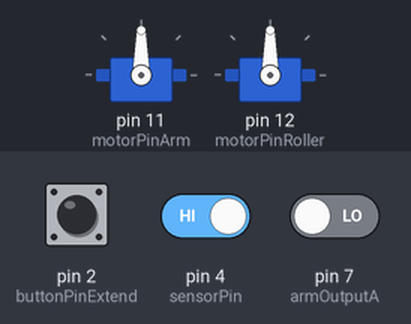
The sketch below on a simulated Arduino Uno, built with avr-gcc and run on an emulated ATmega328P. Parts: 2 × servo. Inputs (shaded band) come from the test bench; at power-on: pin 2 (buttonPinExtend) HIGH, pin 4 (sensorPin) HIGH, pin 7 (armOutputA) LOW.

Above: at 1.2 s.
1.3 s: pin 2 (buttonPinExtend) pulled LOW for 0.15 s
At 2.5 s:
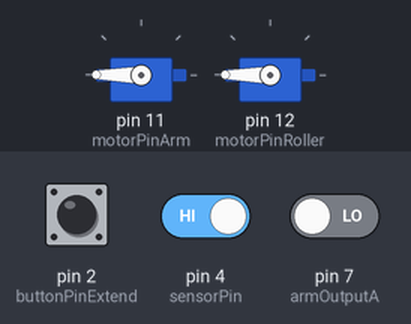
2.9 s: pin 4 (sensorPin) driven LOW
At 3.8 s:
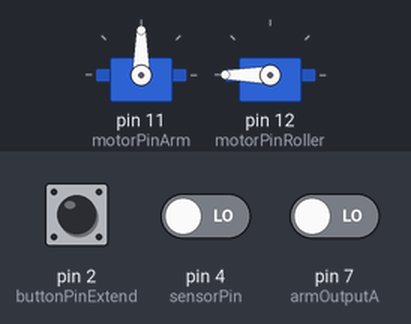
4.4 s: pin 2 (buttonPinExtend) pulled LOW for 1 s
At 5.7 s:
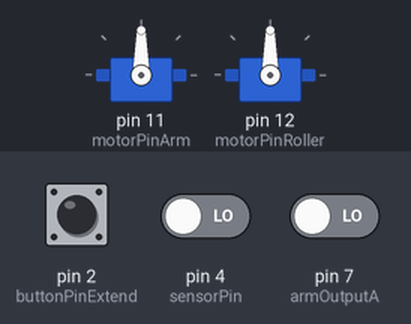
6.9 s: pin 2 (buttonPinExtend) pulled LOW for 3.2 s
At 8.8 s:
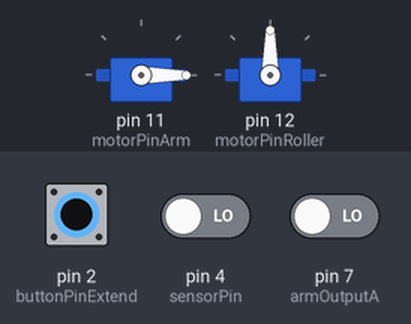
Timing chart, 0 to 12.4 s (numbered marks = the images above; inputs shaded):
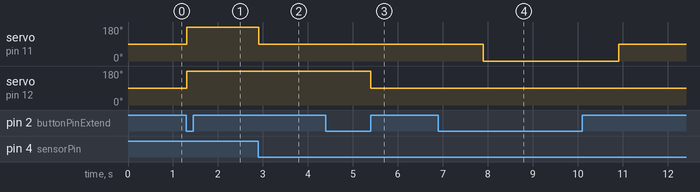

The sketch:

OldCode.ino
```cpp
#include <Servo.h>  //This comes with the Arduino
#define armOutputA 7 //motorControler outputA
#define armOutputB 8 //motorControler outputB
#define motorPinArm 11 //pin for arm motor
#define motorPinRoller 12 //pin for roller motor
#define ARMPOSMAX 200 //max distance that arm can extend
#define sensorPin 4 //IR sensor to detect can on shelf
#define sensorPin1 5 //IR sensor to detect can dropping into robot

#define buttonPinExtend 2 //testing button

Servo MotorArm;
Servo MotorRoller;

int motorArmPos = 0; //starting position of the motorArm
int armOutputACurState; //current state of outputA
int armOutputAPrevState; //previous state of outputA

int sensorState = 0; //current sensor state
int prevSensorState = 0; //previous sensor state

int buttonStateExtend = 0; // variable for reading the pushbutton status

int MotorMaxForward = 2000; //this might not actually be forward
int MotorMaxReverse = 1000; //this might not actually be reverse
int MotorStop = 1500;       //this is definitely stop (if the Motor is calibrated right)

int state = 0; //which case of the switch statement we are in
int cans = 0; //number of cans to collect

void setup() {
  MotorArm.attach(motorPinArm, 1000, 2000);
  MotorArm.writeMicroseconds(MotorStop); //make sure the motor is stopped initially

  MotorRoller.attach(motorPinRoller, 1000, 2000);
  MotorRoller.writeMicroseconds(MotorStop); //make sure the motor is stopped initially

  pinMode(buttonPinExtend, INPUT_PULLUP);

  pinMode (armOutputA, INPUT);
  pinMode (armOutputB, INPUT);

  pinMode(sensorPin, INPUT_PULLUP);

  Serial.begin(9600);

  // Reads the initial state of the motorArmOutputA
  armOutputAPrevState = digitalRead(armOutputA);
}

void loop() {
  buttonStateExtend = digitalRead(buttonPinExtend);
  sensorState = digitalRead(sensorPin);

  collectCans(3);

  if (buttonStateExtend == LOW && state == 0) { //HIGH BUTTON STATE MEANS PRESSED
    state = 1;
  }

  if (!sensorState && state == 1) {
    state = 2;
  }

  if (buttonStateExtend == LOW && state == 2) { //HIGH BUTTON STATE MEANS PRESSED
    state = 3;
    delay(1000);
  }

  if (buttonStateExtend == LOW && state == 3) { //HIGH BUTTON STATE MEANS PRESSED
    //state = 0;
    //delay(1000);
  }

}


void collectCans(int cans) {
  switch (state) {


    case 0: //both motors off
      MotorArm.writeMicroseconds(MotorStop);
      MotorRoller.writeMicroseconds(MotorStop);
      break;


    case 1: //arm extend && rollers on
      armOutputACurState = digitalRead(armOutputA); // Reads the "current" state of the armOutputA

      // If the previous and the current state of the armOutputA are different, that means a Pulse has occured
      if (armOutputACurState && !armOutputAPrevState) {

        // If the armOutputB state is different to the armOutputA state, that means the encoder is rotating clockwise
        if (!digitalRead(armOutputB)) {
          motorArmPos ++;
        } else { //anticlockwise
          motorArmPos --;
        }
        Serial.print("Position: ");
        Serial.println(motorArmPos);
      }
      armOutputAPrevState = armOutputACurState; //Updates the previous state of the armOutputA with the current state

      //If motors have reached the back wall, go to state 3
      if (motorArmPos >= ARMPOSMAX)
        state = 3;

      MotorArm.writeMicroseconds(MotorMaxForward);
      MotorRoller.writeMicroseconds(MotorMaxForward);

      prevSensorState = sensorState;
      /*Serial.print("Sensor State: ");
        Serial.println(sensorState);*/
      break;


    case 2: //arm off && rollers on
      MotorArm.writeMicroseconds(MotorStop);
      MotorRoller.writeMicroseconds(MotorMaxForward);
      break;


    case 3: //arm retract && roller off
      armOutputACurState = digitalRead(armOutputA); // Reads the "current" state of the armOutputA

      // If the previous and the current state of the armOutputA are different, that means a Pulse has occured
      if (armOutputACurState && !armOutputAPrevState) {

        // If the armOutputB state is different to the armOutputA state, that means the encoder is rotating clockwise
        if (!digitalRead(armOutputB)) {
          motorArmPos ++;
        } else {
          motorArmPos --;
        }
        Serial.print("Position: ");
        Serial.println(motorArmPos);
      }
      armOutputAPrevState = armOutputACurState; // Updates the previous state of the outputA with the current state

      if (motorArmPos <= 0)
        state = 0;

      MotorArm.writeMicroseconds(MotorMaxReverse);
      MotorRoller.writeMicroseconds(MotorStop);
      break;
  }
}

void checkArmEncoder() {
  armOutputACurState = digitalRead(armOutputA); // Reads the "current" state of the armOutputA

  // If the previous and the current state of the armOutputA are different, that means a Pulse has occured
  if (armOutputACurState && !armOutputAPrevState) {

    // If the armOutputB state is different to the armOutputA state, that means the encoder is rotating clockwise
    if (!digitalRead(armOutputB)) {
      motorArmPos ++;
    } else { //anticlockwise
      motorArmPos --;
    }
    Serial.print("Position: ");
    Serial.println(motorArmPos);
  }
  armOutputAPrevState = armOutputACurState; //Updates the previous state of the armOutputA with the current state
}
```

Measured:
- after the input at 1.3 s, servo on pin 11 (motorPinArm), servo on pin 12 (motorPinRoller): 90° → 180° at once
- after the input at 2.9 s, servo on pin 11 (motorPinArm): 180° → 90° at once
- after the input at 4.4 s, servo on pin 12 (motorPinRoller): 180° → 90° after 1.0 s
- after the input at 6.9 s, servo on pin 11 (motorPinArm): 90° → 0° after 1.0 s, → 90° 3.0 s later
